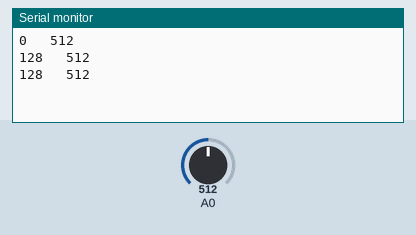
Simulated run of this sketch. Board: Arduino Uno, built with avr-gcc and run on an emulated ATmega328P. Parts: the last lines printed to the serial monitor. The inputs (shaded band) are chosen by the test bench; at power-on: A0 = 512.

Above: at 1.2 s.
1.3 s: A0 set to 716
At 1.9 s:
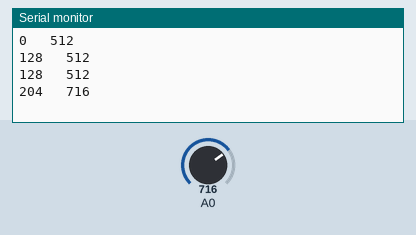
2.8 s: A0 set to 900
At 3.4 s:
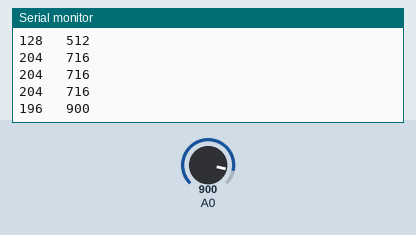
Timing chart, 0 to 5.8 s (numbered marks = the images above; inputs shaded):
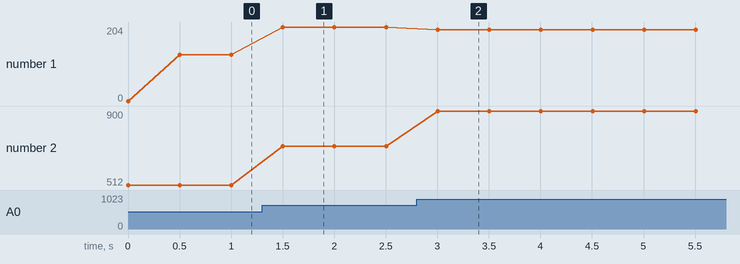

Measured:
- after the input at 1.3 s, the serial monitor: prints a new line after 0.20 s (image 1)
- after the input at 2.8 s, the serial monitor: prints a new line after 0.20 s (image 2)
- plotted number 1: 128 → 204 after the input at 1.3 s, 204 → 196 after the input at 2.8 s
- plotted number 2: 512 → 716 after the input at 1.3 s, 716 → 900 after the input at 2.8 s

The sketch:

ADC-trial-potentiometer.ino
```cpp
#include<avr/io.h>

uint8_t u = 0, adc = 0;
void setup()
{
  Serial.begin(9600);
  ADMUX = (1<<REFS1)|(1<<REFS0)|(1<<ADLAR);
  ADCSRB=0x00;
  ADCSRA = (1<<ADEN)|(1 << ADSC)|(1<<ADPS0)|(1<<ADPS1)|(1<<ADPS2);
//  ADCSRB=0x00;
//  DDRF = 0X00;
// ADCSRA |= (1 << ADSC);
}

void loop() {

  //ADCSRA |= (1 << ADSC);
  while (!(ADCSRA & (1 << ADIF)));
  ADCSRA|=(1 << ADIF);
 // u = ADC;
 adc = (ADCL)|(ADCH<<6);
  Serial.print(adc);
  Serial.print("   ");
  Serial.println(analogRead(A0));
  delay(500);
   ADCSRA |= (1 << ADSC);


}
```
